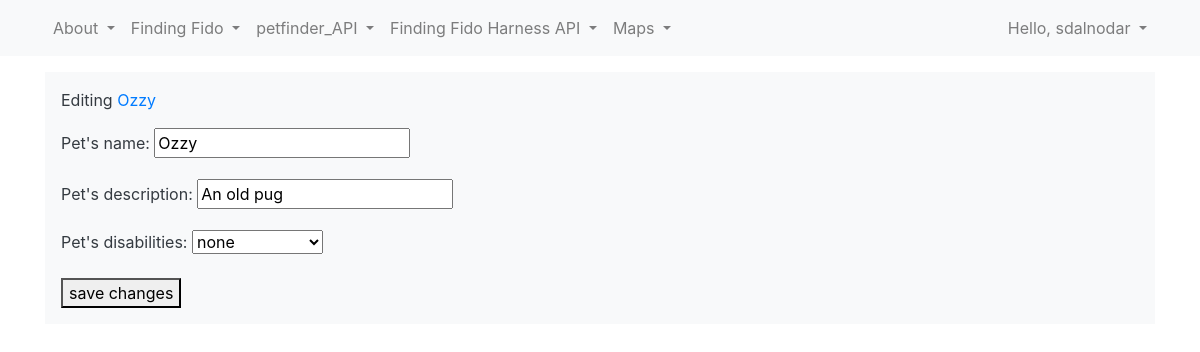
Page /edit_pet/1/ (signed in) on the committed database.
### ff_app/models.py (models this page shows)
class Pet(models.Model):
    name = models.CharField(max_length=50)
    date_added = models.DateTimeField(auto_now_add=True)
    description = models.CharField(max_length=200)
    disabilities = models.CharField(max_length=20, choices=DISABILITIES, default='none')
    owner = models.ForeignKey(User, on_delete = models.CASCADE)
    def __str__(self):
        return self.name

### ff_app/views.py (the view)
# urls.py: path('edit_pet/<int:pet_id>/', views.edit_pet, name='edit_pet'),
@login_required
def edit_pet(request, pet_id):
    pet = Pet.objects.get(id=pet_id)
    if pet.owner != request.user:
        raise Http404
    if request.method != 'POST':
        form = PetForm(instance=pet)
    else:
        form = PetForm(instance=pet, data=request.POST)
        if form.is_valid():
            form.save()
            return HttpResponseRedirect(reverse('ff_app:pet', args=[pet.id]))
    context = {'pet': pet, 'form': form}
    return render(request, 'ff_app/edit_pet.html', context)

### ff_app/forms.py
class PetForm(forms.ModelForm):
    class Meta:
        model = Pet
        fields = ['name', 'description', 'disabilities']
        labels = {'name': 'Pet\'s name',
                  'description': 'Pet\'s description',
                  'disabilities': 'Pet\'s disabilities'}

### ff_app/templates/ff_app/edit_pet.html (shortened to what this page needs)
{% extends 'ff_app/base.html' %}
{% block content %}
	<p>Editing <a href="{% url 'ff_app:pet' pet.id %}"> {{ pet }}</a></p>
	<form action="{% url 'ff_app:edit_pet' pet.id %}" method='post'>
		{{ form.as_p }}
		<button name="submit">save changes</button>
	</form>
{% endblock content %}

### ff_app/templates/ff_app/base.html (shortened to what this page needs)
{% load bootstrap4 %}
<!DOCTYPE html>
<html lang='en'>
	<head>
   		{% bootstrap_css %}
	</head>
	<body>
    <nav class="navbar navbar-expand-lg fixed-top navbar-light bg-light">
      <div class="container">
		  <div id="navbar" class="navbar-collapse collapse">
			<ul class="nav navbar-nav">
				<li class="nav-item dropdown">
					<a class="nav-link dropdown-toggle" id="navbarDropdown" role="button" data-toggle="dropdown" aria-haspopup="true" aria-expanded="false">
						About
					</a>
				</li>
			</ul>
			<ul class="nav navbar-nav">
				<li class="nav-item dropdown">
					<a class="nav-link dropdown-toggle" id="navbarDropdown" role="button" data-toggle="dropdown" aria-haspopup="true" aria-expanded="false">
					Finding Fido
					</a>
				</li>
			</ul>
			<ul class="nav navbar-nav">
				<li class="nav-item dropdown">
					<a class="nav-link dropdown-toggle" id="navbarDropdown" role="button" data-toggle="dropdown" aria-haspopup="true" aria-expanded="false">
					petfinder_API
					</a>
				</li>
			</ul>
			<ul class="nav navbar-nav">
				<li class="nav-item dropdown">
					<a class="nav-link dropdown-toggle" id="navbarDropdown" role="button" data-toggle="dropdown" aria-haspopup="true" aria-expanded="false">
					Finding Fido Harness API
					</a>
				</li>
			</ul>
			<ul class="nav navbar-nav">
				<li class="nav-item dropdown">
					<a class="nav-link dropdown-toggle" id="navbarDropdown" role="button" data-toggle="dropdown" aria-haspopup="true" aria-expanded="false">
					Maps
					</a>
				</li>
			</ul>
		    <ul class="navbar-nav ml-auto">
		      {% if user.is_authenticated %}
				<li class="nav-item dropdown">
					<a class="nav-link dropdown-toggle" id="navbarDropdown" role="button" data-toggle="dropdown" aria-haspopup="true" aria-expanded="false">
					Hello, {{ user.username }}
					</a>
				</li>
		      {% else %}
		        <li class="nav-item"><a class="nav-link" href="{% url 'users:register' %}">register</a></li>
		        <li class="nav-item"><a class="nav-link" href="{% url 'users:login' %}">log in</a></li>
		      {% endif %}
		    </ul>
		  </div>
      </div>
    </nav>
    <div class="container">
      <div class="p-3 mb-2 bg-light text-dark">
        {% block content %}{% endblock content %}
      </div>
    </div>
	</body>
</html>

### rows in the picture
Pet: name "Ozzy", description "An old pug", disabilities "none"

### other values in the picture
{{ user.username }} "sdalnodar"
